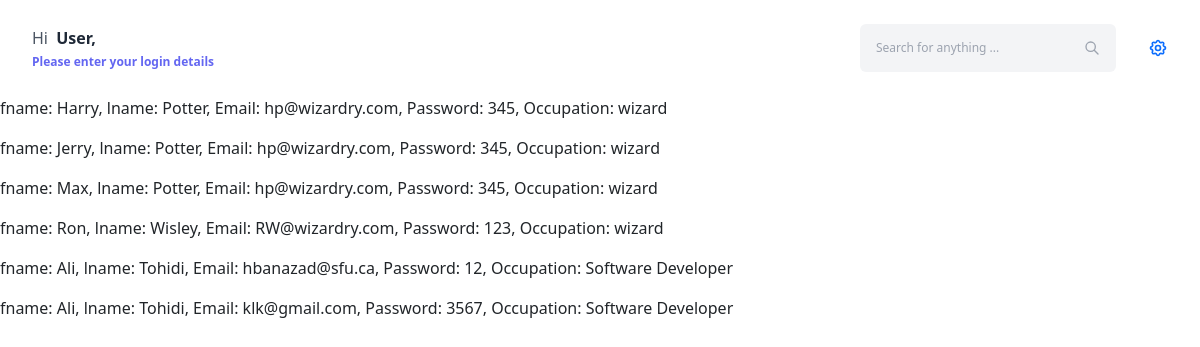
/view, run on the app's committed database.
### app.py (models this page shows, shortened)
class users(db.Model):
	_id = db.Column(db.Integer, primary_key = True)
	fname = db.Column(db.String(100))
	lname = db.Column(db.String(100))
	email = db.Column(db.String(100))
	password = db.Column(db.String(100))
	occupation = db.Column(db.String(100))

### app.py (the view)
@app.route("/view")
def view():
	return render_template("view.html",values = users.query.all())

### templates/view.html (shortened to what this page needs)
{% extends "base.html" %}
{% block content %}
    {% for item in values %}
        <p> fname: {{item.fname}}, lname: {{item.lname}}, Email: {{item.email}}, Password: {{item.password}}, Occupation: {{item.occupation}} </p>
    {% endfor %}
{% endblock %}

### templates/base.html (shortened to what this page needs)
<link rel="stylesheet" href="{{ url_for('static', filename='css/home.css') }}">
<link rel="stylesheet" href="{{ url_for('static', filename='css/dashboard.css') }}">
<link href="https://cdn.jsdelivr.net/npm/bootstrap@5.2.1/dist/css/bootstrap.min.css" rel="stylesheet">
<nav class="px-8 py-6 bg-white flex items-center justify-between">
   <div class="">
      <span class="text-gray-600">Hi</span>
      <span class="text-gray-800 font-bold ml-1">User,</span>
      <div class="text-indigo-500 text-xs mt-1 font-semibold">Please enter your login details</div>
   </div>
   <div class="flex items-center text-gray-500 space-x-8">
      <div class="relative items-center content-center flex">
         <input type="text"
            class="text-xs bg-gray-100 pl-4 pr-10 py-3 rounded-md w-64 outline-none focus:ring-1"
            placeholder="Search for anything ...">
         <span class="text-gray-400 absolute right-4 cursor-pointer">
            <svg xmlns="http://www.w3.org/2000/svg" class="h-4 w-4" fill="none" viewBox="0 0 24 24"
               stroke="currentColor">
               <path stroke-linecap="round" stroke-linejoin="round" stroke-width="2"
                  d="M21 21l-6-6m2-5a7 7 0 11-14 0 7 7 0 0114 0z" />
            </svg>
         </span>
      </div>
      <a href="#">
      </a>
   </div>
</nav>
{% block content %}
{% endblock %}

### static/css/dashboard.css (style rules this page uses)
a { color: inherit; text-decoration: inherit; }
button, input, optgroup, select, textarea { font-family: inherit; font-size: 100%; line-height: inherit; color: inherit; margin: 0; padding: 0; }
blockquote, dl, dd, h1, h2, h3, h4, h5, h6, hr, figure, p, pre { margin: 0; }
input::placeholder, textarea::placeholder { opacity: 1; color: #9ca3af; }
img, svg, video, canvas, audio, iframe, embed, object { display: block; vertical-align: middle; }
.absolute { position: absolute; }
.relative { position: relative; }
.right-4 { right: 1rem; }
.ml-1 { margin-left: 0.25rem; }
.mt-1 { margin-top: 0.25rem; }
.flex { display: flex; }
.h-5 { height: 1.25rem; }
.h-4 { height: 1rem; }
.w-5 { width: 1.25rem; }
.w-64 { width: 16rem; }
.w-4 { width: 1rem; }
.cursor-pointer { cursor: pointer; }
.content-center { align-content: center; }
.items-center { align-items: center; }
.justify-between { justify-content: space-between; }
.space-x-8 > :not([hidden]) ~ :not([hidden]) { --tw-space-x-reverse: 0; margin-right: calc(2rem * var(--tw-space-x-reverse)); margin-left: calc(2rem * calc(1 - var(--tw-space-x-reverse))); }
.rounded-md { border-radius: 0.375rem; }
.bg-white { --tw-bg-opacity: 1; background-color: rgb(255 255 255 / var(--tw-bg-opacity)); }
.bg-gray-100 { --tw-bg-opacity: 1; background-color: rgb(243 244 246 / var(--tw-bg-opacity)); }
.py-3 { padding-top: 0.75rem; padding-bottom: 0.75rem; }
.px-8 { padding-left: 2rem; padding-right: 2rem; }
.py-6 { padding-top: 1.5rem; padding-bottom: 1.5rem; }
.pl-4 { padding-left: 1rem; }
.pr-10 { padding-right: 2.5rem; }
.text-xs { font-size: 0.75rem; line-height: 1rem; }
.font-bold { font-weight: 700; }
.font-semibold { font-weight: 600; }
.text-gray-500 { --tw-text-opacity: 1; color: rgb(107 114 128 / var(--tw-text-opacity)); }
.text-gray-600 { --tw-text-opacity: 1; color: rgb(75 85 99 / var(--tw-text-opacity)); }
.text-gray-800 { --tw-text-opacity: 1; color: rgb(31 41 55 / var(--tw-text-opacity)); }
.text-indigo-500 { --tw-text-opacity: 1; color: rgb(99 102 241 / var(--tw-text-opacity)); }
.text-gray-400 { --tw-text-opacity: 1; color: rgb(156 163 175 / var(--tw-text-opacity)); }
.outline-none { outline: 2px solid transparent; outline-offset: 2px; }

### data on the page
users: fname "Harry", lname "Potter", email "hp@wizardry.com", password "345", occupation "wizard"
users: fname "Jerry", lname "Potter", email "hp@wizardry.com", password "345", occupation "wizard"
users: fname "Max", lname "Potter", email "hp@wizardry.com", password "345", occupation "wizard"
users: fname "Ron", lname "Wisley", email "RW@wizardry.com", password "123", occupation "wizard"
users: fname "Ali", lname "Tohidi", email "hbanazad@sfu.ca", password "12", occupation "Software Developer"
users: fname "Ali", lname "Tohidi", email "klk@gmail.com", password "3567", occupation "Software Developer"
